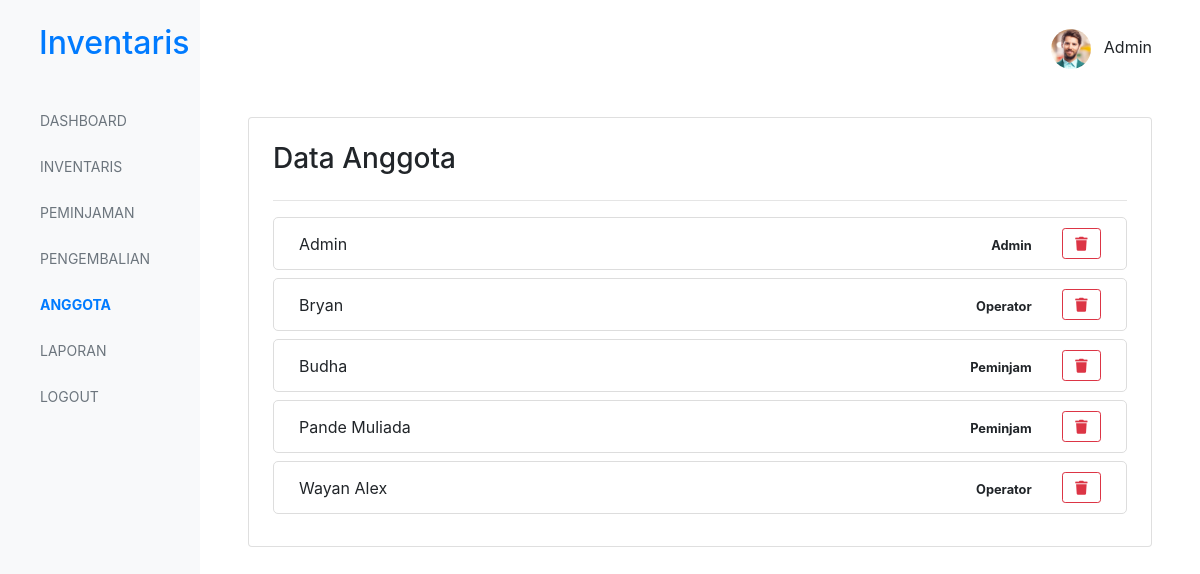
The app's page /anggota.php (signed in) with its own data.
### tables this page shows
CREATE TABLE `petugas` (
  `id_petugas` int(11) NOT NULL,
  `username` varchar(20) NOT NULL,
  `password` varchar(20) NOT NULL,
  `nama_petugas` varchar(25) NOT NULL,
  `id_level` int(11) NOT NULL
);

### class/Database.php (called while the page is built, shortened)
<?php
  class Database
  {
    protected $host   = DB_HOST,
              $user   = DB_USER,
              $pass   = DB_PASS,
              $dbname = DB_NAME;
    public $conn;
    public function __construct() {
      $this->conn = new mysqli($this->host, $this->user, $this->pass, $this->dbname);
    }
    public function fetchAll($query)
    {
      $data = [];
      while ($row = $query->fetch_assoc()) {
        $data[] = $row;
      }
      return $data;
    }
    public function getAll($table)
    {
      $sql = "SELECT * FROM $table";
      $query = $this->conn->query($sql);
      $result = $this->fetchAll($query);
      return $result;
    }
  }

### init.php (called while the page is built, shortened)
<?php
  $db = new Database();
?>

### anggota.php (the view, shortened to what this page needs)
<?php
  require_once 'init.php';
  require_once '_templates/header.php';
  $data = $db->getAll('petugas');
?>
<div class="card p-4">
  <h3>Data Anggota</h3>
  <hr>
  <?php if ($data) : ?>
  <div class="list-container">
    <?php foreach ($data as $key => $row) : ?>
    <div class="d-flex list-item-container mb-2">
      <div class="col pt-1">
        <p class="mb-0"><?= $row['nama_petugas'] ?></p>
      </div>
      <div class="col text-right pt-1">
        <small class="font-weight-bold">
          <?php
            if ($row['id_level'] == 1) {
              echo 'Admin';
            } else if ($row['id_level'] == 2) {
              echo 'Operator';
            } else {
              echo 'Peminjam';
            }
          ?>
        </small>
      </div>
      <div class="col-1">
        <a href="<?= BASE_URL; ?>/anggota.delete.php?id=<?= $row['id_petugas'] ?>" class="btn btn-sm btn-round btn-outline-danger d-block" onclick="return confirm('Apakah anda yakin ingin menghapus data ini ?')"><i class="fas fa-trash"></i></a>
      </div>
    </div>
    <?php endforeach; ?>
  </div>
  <?php else : ?>
    <em class="text-center">Tidak ada data barang !</em>
  <?php endif; ?>
</div>
<?php require_once '_templates/footer.php'; ?>

### assets/css/main.css (style rules this page uses)
a { text-decoration: none !important; }
.list-item-container { padding: 10px; border: 1px solid #ddd; border-radius: 5px; }

### records on screen
petugas: nama_petugas "Admin"
petugas: nama_petugas "Bryan", shows "Operator"
petugas: nama_petugas "Budha", shows "Peminjam"
petugas: nama_petugas "Pande Muliada", shows "Peminjam"
petugas: nama_petugas "Wayan Alex", shows "Operator"

### other values on screen
$_SESSION['user']['nama_petugas'] "Admin"
